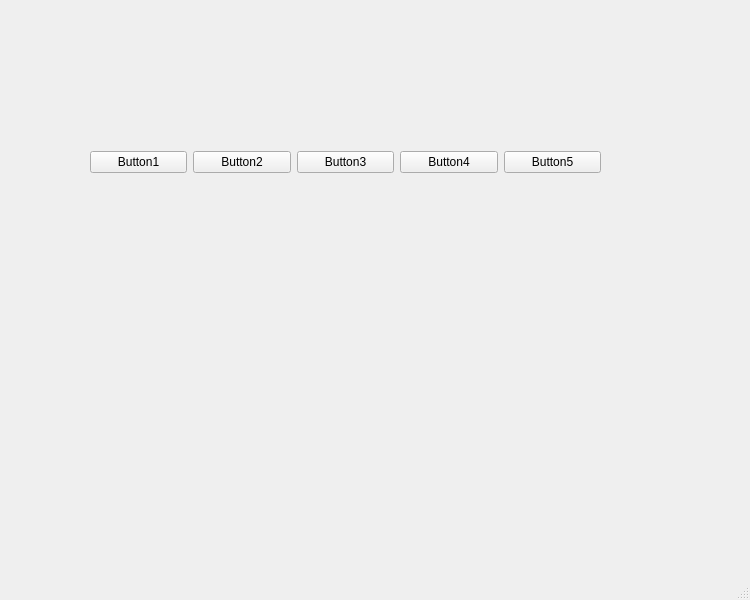
<?xml version="1.0" encoding="UTF-8"?>
<ui version="4.0">
 <class>MainWindow</class>
 <widget class="QMainWindow" name="MainWindow">
  <property name="geometry">
   <rect>
    <x>0</x>
    <y>0</y>
    <width>750</width>
    <height>600</height>
   </rect>
  </property>
  <property name="windowTitle">
   <string>MainWindow</string>
  </property>
  <widget class="QWidget" name="centralwidget">
   <widget class="QWidget" name="">
    <property name="geometry">
     <rect>
      <x>90</x>
      <y>150</y>
      <width>511</width>
      <height>25</height>
     </rect>
    </property>
    <layout class="QHBoxLayout" name="horizontalLayout">
     <item>
      <widget class="QPushButton" name="pushButton">
       <property name="text">
        <string>Button1</string>
       </property>
      </widget>
     </item>
     <item>
      <widget class="QPushButton" name="pushButton_2">
       <property name="text">
        <string>Button2</string>
       </property>
      </widget>
     </item>
     <item>
      <widget class="QPushButton" name="pushButton_3">
       <property name="text">
        <string>Button3</string>
       </property>
      </widget>
     </item>
     <item>
      <widget class="QPushButton" name="pushButton_4">
       <property name="text">
        <string>Button4</string>
       </property>
      </widget>
     </item>
     <item>
      <widget class="QPushButton" name="pushButton_5">
       <property name="text">
        <string>Button5</string>
       </property>
      </widget>
     </item>
    </layout>
   </widget>
  </widget>
  <widget class="QMenuBar" name="menubar">
   <property name="geometry">
    <rect>
     <x>0</x>
     <y>0</y>
     <width>750</width>
     <height>23</height>
    </rect>
   </property>
  </widget>
  <widget class="QStatusBar" name="statusbar"/>
 </widget>
 <resources/>
 <connections/>
</ui>
